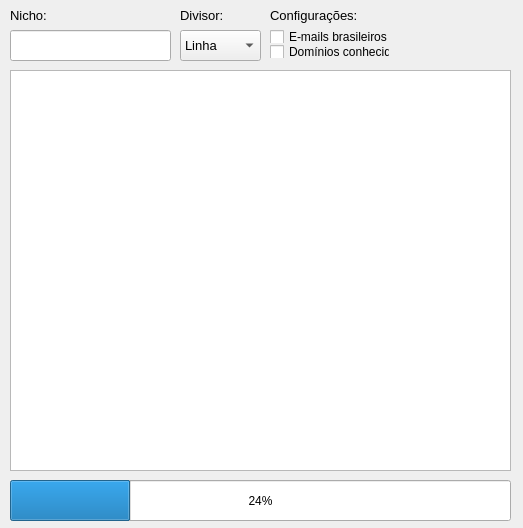
<?xml version="1.0" encoding="UTF-8"?>
<ui version="4.0">
 <class>Dialog</class>
 <widget class="QDialog" name="Dialog">
  <property name="geometry">
   <rect>
    <x>0</x>
    <y>0</y>
    <width>523</width>
    <height>528</height>
   </rect>
  </property>
  <property name="windowTitle">
   <string>Dialog</string>
  </property>
  <widget class="QLabel" name="label_nicho">
   <property name="enabled">
    <bool>true</bool>
   </property>
   <property name="geometry">
    <rect>
     <x>10</x>
     <y>5</y>
     <width>91</width>
     <height>21</height>
    </rect>
   </property>
   <property name="font">
    <font>
     <pointsize>10</pointsize>
    </font>
   </property>
   <property name="text">
    <string>Nicho:</string>
   </property>
  </widget>
  <widget class="QPushButton" name="iniciar">
   <property name="geometry">
    <rect>
     <x>390</x>
     <y>5</y>
     <width>61</width>
     <height>61</height>
    </rect>
   </property>
   <property name="font">
    <font>
     <pointsize>12</pointsize>
    </font>
   </property>
   <property name="text">
    <string/>
   </property>
   <property name="icon">
    <iconset>
     <normaloff>icons/play-dentro-de-um-círculo-96.png</normaloff>icons/play-dentro-de-um-círculo-96.png</iconset>
   </property>
   <property name="iconSize">
    <size>
     <width>60</width>
     <height>60</height>
    </size>
   </property>
   <property name="checkable">
    <bool>false</bool>
   </property>
   <property name="flat">
    <bool>true</bool>
   </property>
  </widget>
  <widget class="QTextBrowser" name="emails">
   <property name="geometry">
    <rect>
     <x>10</x>
     <y>70</y>
     <width>501</width>
     <height>401</height>
    </rect>
   </property>
   <property name="font">
    <font>
     <pointsize>12</pointsize>
    </font>
   </property>
  </widget>
  <widget class="QPushButton" name="salvar">
   <property name="geometry">
    <rect>
     <x>450</x>
     <y>5</y>
     <width>61</width>
     <height>61</height>
    </rect>
   </property>
   <property name="font">
    <font>
     <pointsize>12</pointsize>
    </font>
   </property>
   <property name="text">
    <string/>
   </property>
   <property name="icon">
    <iconset>
     <normaloff>icons/icons8-save-96.png</normaloff>icons/icons8-save-96.png</iconset>
   </property>
   <property name="iconSize">
    <size>
     <width>60</width>
     <height>60</height>
    </size>
   </property>
   <property name="checkable">
    <bool>false</bool>
   </property>
   <property name="flat">
    <bool>true</bool>
   </property>
  </widget>
  <widget class="QLabel" name="label_divisor">
   <property name="enabled">
    <bool>true</bool>
   </property>
   <property name="geometry">
    <rect>
     <x>180</x>
     <y>5</y>
     <width>51</width>
     <height>21</height>
    </rect>
   </property>
   <property name="font">
    <font>
     <pointsize>10</pointsize>
    </font>
   </property>
   <property name="text">
    <string>Divisor:</string>
   </property>
  </widget>
  <widget class="QComboBox" name="divisor">
   <property name="geometry">
    <rect>
     <x>180</x>
     <y>30</y>
     <width>81</width>
     <height>31</height>
    </rect>
   </property>
   <property name="font">
    <font>
     <pointsize>10</pointsize>
    </font>
   </property>
   <item>
    <property name="text">
     <string>Linha</string>
    </property>
   </item>
   <item>
    <property name="text">
     <string>Dois pontos</string>
    </property>
   </item>
   <item>
    <property name="text">
     <string>Vírgula</string>
    </property>
   </item>
  </widget>
  <widget class="QLineEdit" name="nicho">
   <property name="geometry">
    <rect>
     <x>10</x>
     <y>30</y>
     <width>161</width>
     <height>31</height>
    </rect>
   </property>
   <property name="font">
    <font>
     <pointsize>12</pointsize>
    </font>
   </property>
  </widget>
  <widget class="QProgressBar" name="progresso">
   <property name="geometry">
    <rect>
     <x>10</x>
     <y>480</y>
     <width>501</width>
     <height>41</height>
    </rect>
   </property>
   <property name="value">
    <number>24</number>
   </property>
  </widget>
  <widget class="QLabel" name="label_configuracoes">
   <property name="enabled">
    <bool>true</bool>
   </property>
   <property name="geometry">
    <rect>
     <x>270</x>
     <y>5</y>
     <width>91</width>
     <height>21</height>
    </rect>
   </property>
   <property name="font">
    <font>
     <pointsize>10</pointsize>
    </font>
   </property>
   <property name="text">
    <string>Configurações:</string>
   </property>
  </widget>
  <widget class="QCheckBox" name="emails_brasileiros">
   <property name="geometry">
    <rect>
     <x>270</x>
     <y>30</y>
     <width>120</width>
     <height>13</height>
    </rect>
   </property>
   <property name="text">
    <string>E-mails brasileiros</string>
   </property>
  </widget>
  <widget class="QCheckBox" name="emails_conhecidos">
   <property name="geometry">
    <rect>
     <x>270</x>
     <y>45</y>
     <width>120</width>
     <height>13</height>
    </rect>
   </property>
   <property name="text">
    <string>Domínios conhecidos</string>
   </property>
  </widget>
 </widget>
 <resources/>
 <connections/>
</ui>
